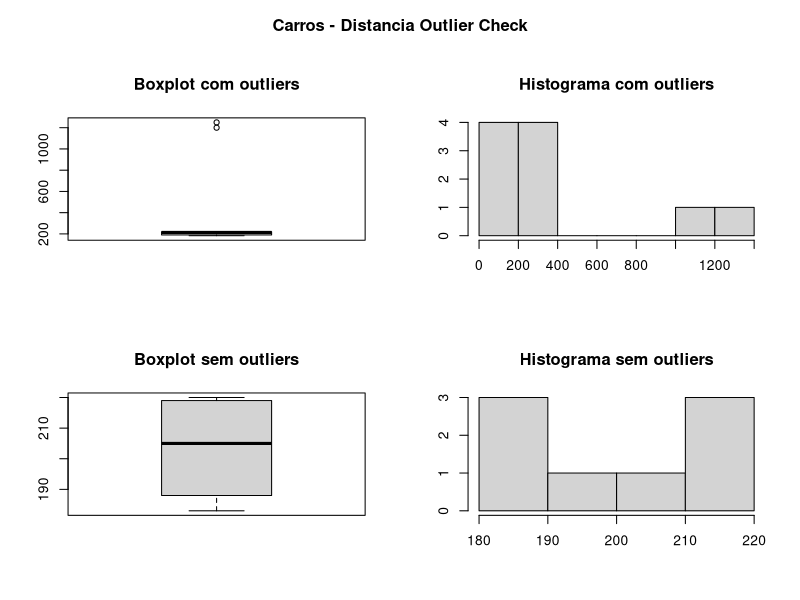

Reproduce this figure in R.
## ---- chunk 1
#outlierInfo: fornece uma analise sobre possiveis outliers em um dado
outlierInfo <- function(dt, var, labelName = "", showMessage = FALSE, removeOutlier = FALSE) {
	varName <- eval(substitute(var), eval(dt))

    tot <- sum(!is.na(varName)) #Total de itens nao null
    na1 <- sum(is.na(varName)) #Total de itens null
    m1 <- mean(varName, na.rm = T) #Media dos itens

    #Criando grafico com os outliers
	par(mfrow = c(2, 2), oma = c(0, 0, 3, 0))
    boxplot(varName, main = "Boxplot com outliers")
    hist(varName, main = "Histograma com outliers", xlab = NA, ylab = NA)
    outlier <- boxplot.stats(varName)$out

    #Criando grafico sem os outliers
    varName <- ifelse(varName %in% outlier, NA, varName)
    boxplot(varName, main = "Boxplot sem outliers")
    hist(varName, main = "Histograma sem outliers", xlab = NA, ylab = NA)
	title(paste(labelName, "Outlier Check"), outer = TRUE)
    na2 <- sum(is.na(varName))

    #Calculando dados com e sem outliers
	outliersCount = na2 - na1
	outliersPercent = ((na2 - na1) / tot * 100)
	meanoutliers <- mean(outlier)
	meanWithOutliers = m1
    meanWithoutOutliers = mean(varName, na.rm = T)

    #Remove os outliers conforme o parametro
	if (removeOutlier) {
		dt[as.character(substitute(var))] <- invisible(var_name)
		assign(as.character(as.list(match.call())$dt), dt, envir = .GlobalEnv)
	}

    #Apresenta informações sobre os dados conforme o paramtro
	if (showMessage) {
		message(labelName, " observations:")
		message("Outliers identified: ", outliersCount, " from ", tot, " observations")
		message("Proportion (%) of outliers: ", outliersPercent)
		message("Mean of the outliers: ", meanoutliers)
		message("Mean with outliers: ", meanWithOutliers)
		message("Mean without outliers: ", meanWithoutOutliers)
	}

    #Crio variavel de retorno
	results <- list()

    #Preencho os dados da variavel de retorno
    results$withoutOutliers <- varName[!is.na(varName)]
	results$withOutliers <- var
	results$outliers <- outlier
	results$outliersCount <- outliersCount
	results$outliersPercent <- outliersPercent
	results$meanoutliers <- meanoutliers
	results$meanWithOutliers <- meanWithOutliers
	results$meanWithoutOutliers <- meanWithoutOutliers

    #Retorno a variavel
	return(invisible(results));
}
## ---- chunk 2
dataOutliers <- data.frame(speed = c(18, 19, 19, 20, 20, 20, 23, 22, 25, 25), dist = c(183, 190, 186, 210, 220, 218, 220, 200, 1200, 1250))
## ---- chunk 3
result <- outlierInfo(dataOutliers, dataOutliers$dist, "Carros - Distancia", FALSE)
